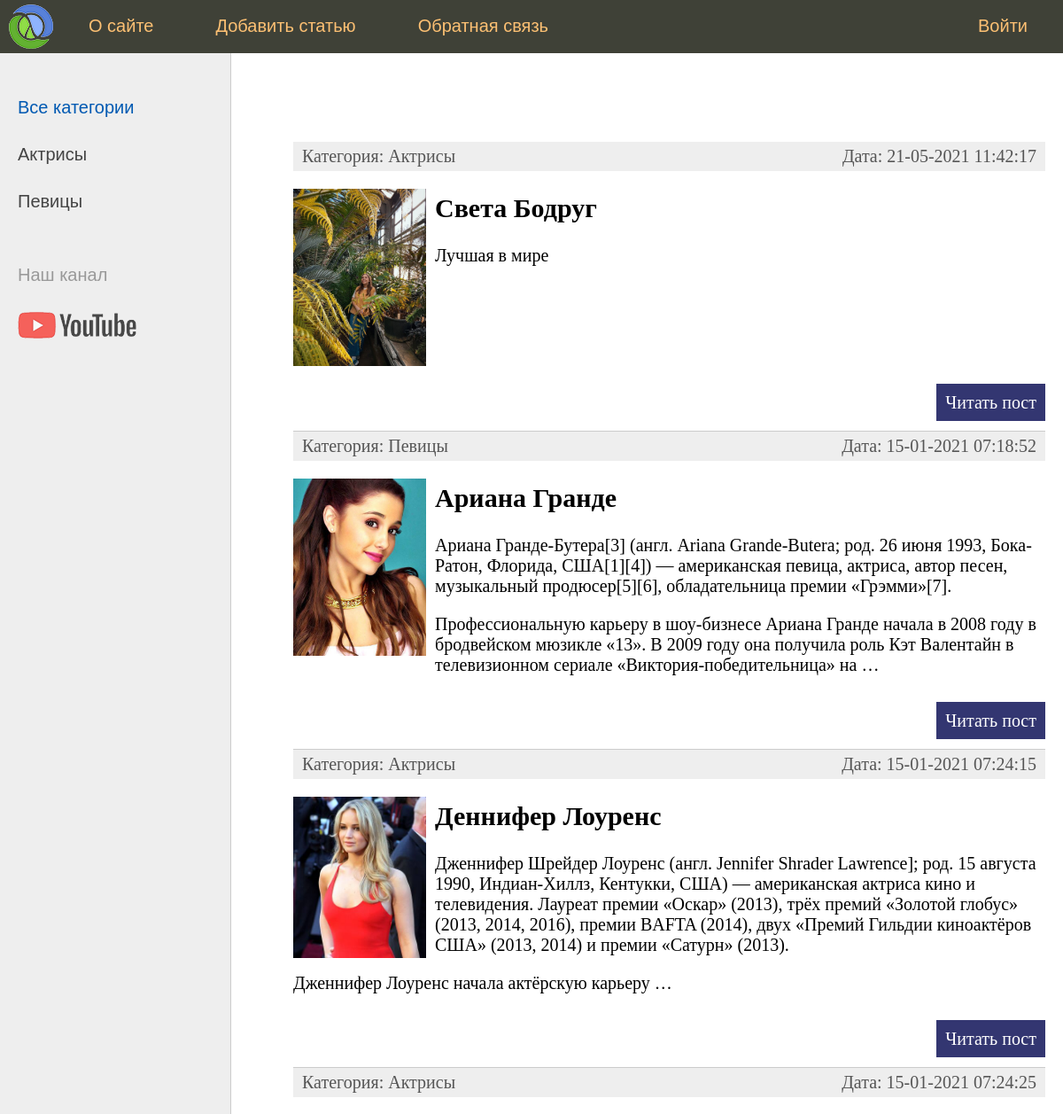
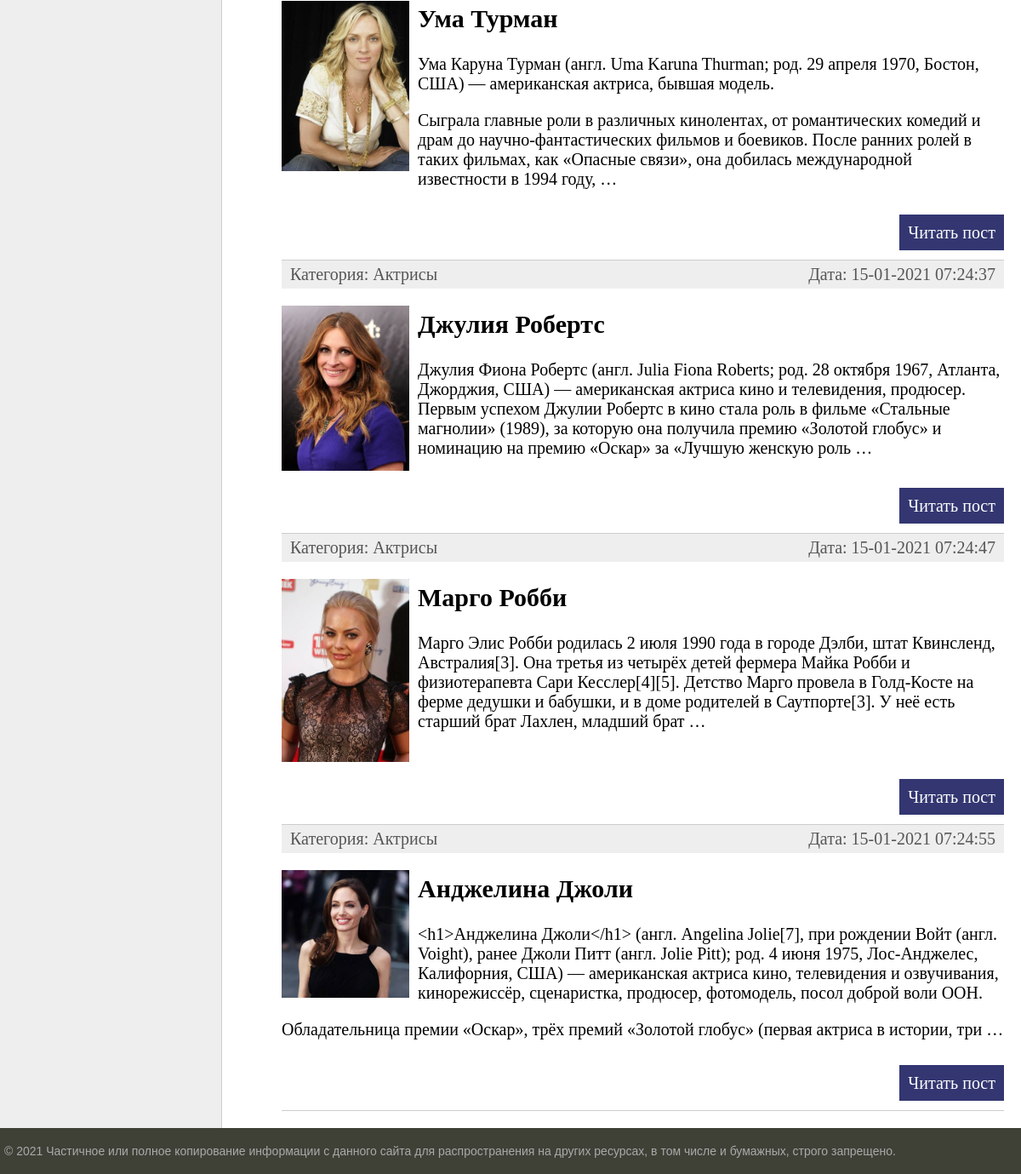
The page / on the database its author committed (2 pictures, top to bottom).
### women/models.py (models this page shows, shortened)
class Category(models.Model):
    name = models.CharField(max_length=100, db_index=True, verbose_name="Категория")
    def __str__(self):
        return self.name
    def get_absolute_url(self):
        return reverse('category', kwargs={'cat_id': self.pk})
    class Meta:
        verbose_name = 'Категория'
        verbose_name_plural = 'Категории'
        ordering = ['id']

class Women(models.Model):
    title = models.CharField(max_length=255, verbose_name="Заголовок")
    content = models.TextField(blank=True, verbose_name="Текст статьи")
    photo = models.ImageField(upload_to="photos/%Y/%m/%d/", verbose_name="Фото")
    time_create = models.DateTimeField(auto_now_add=True, verbose_name="Время создания")
    time_update = models.DateTimeField(auto_now=True, verbose_name="Время изменения")
    is_published = models.BooleanField(default=True, verbose_name="Публикация")
    cat = models.ForeignKey('Category', on_delete=models.PROTECT, null=True, verbose_name="Категории")
    def get_absolute_url(self):
        return reverse('post', kwargs={'post_id': self.pk})
    class Meta:
        verbose_name = 'Известные женщины'
        verbose_name_plural = 'Известные женщины'
        ordering = ['-time_create', 'title']

### women/views.py (the view)
# urls.py: path('', index, name='home'),
def index(request):
    posts = Women.objects.all()
    context = {
        'posts': posts,
        'menu': menu,
        'title': 'Главная страница',
        'cat_selected': 0,
    }
    return render(request, 'women/index.html', context=context)

### women/templatetags/women_tags.py (called while the page is built)
@register.inclusion_tag('women/list_categories.html')
def show_categories(sort=None, cat_selected=0):
    if not sort:
        cats = Category.objects.all()
    else:
        cats = Category.objects.order_by(sort)
    return {'cats': cats, 'cat_selected': cat_selected}

### women/templates/women/index.html (shortened to what this page needs)
{% extends 'women/base.html' %}
{% block content %}
<ul class="list-articles">
	{% for p in posts %}
			<li><div class="article-panel">
	<p class="first">Категория: {{p.cat}}</p>
	<p class="last">Дата: {{p.time_update|date:"d-m-Y H:i:s"}}</p>
</div>
{% if p.photo %}
	<p><img class="img-article-left thumb" src="{{p.photo.url}}"></p>
{% endif %}
				<h2>{{p.title}}</h2>
	{% autoescape on %}
	{{p.content|linebreaks|truncatewords:50}}
	{% endautoescape %}
			<p class="link-read-post"><a href="{{ p.get_absolute_url }}">Читать пост</a></p>
			</li>
	{% endfor %}
</ul>
{% endblock %}

### women/templates/women/base.html (shortened to what this page needs)
{% load static %}
{% load women_tags %}
<!DOCTYPE html>
<html>
<head>
	<link type="text/css" href="{% static 'women/css/styles.css' %}" rel="stylesheet" />
</head>
<body>
<table class="table-page" border=0 cellpadding="0" cellspacing="0">
<tr><td valign=top>
{% block mainmenu %}
		<div class="header">
			<ul id="mainmenu" class="mainmenu">
			<li class="logo"><a href="{% url 'home' %}"><div class="logo"></div></a></li>
{% for m in menu %}
	{% if not forloop.last %}
			<li><a href="{% url m.url_name %}">{{m.title}}</a></li>
	{% else %}
			<li class="last"><a href="{% url m.url_name %}">{{m.title}}</a></li>
	{% endif %}
{% endfor %}
			</ul>
		</div>
{% endblock mainmenu %}
<table class="table-content" border=0 cellpadding="0" cellspacing="0">
<tr>
	<td valign="top" class="left-chapters">
	<ul id="leftchapters">
{% if cat_selected == 0 %}
		<li class="selected">Все категории</li>
{% else %}
		<li><a href="{% url 'home' %}">Все категории</a></li>
{% endif %}
{% show_categories  cat_selected=cat_selected %}
		<li class="share">
		<p>Наш канал</p>
		<a class="share-yt" href="https://www.youtube.com/channel/UClJzWfGWuGJL2t-3dYKcHTA/playlists" target="_blank" rel="nofollow"></a>
		</li>
	</ul>
</td>
<td valign="top" class="content">
	<div class="content-text">
{% block content %}
{% endblock %}
	</div>
</td></tr></table>
</td></tr>
<tr><td valign=top>
	<div id="footer">
		<p>&copy; 2021 Частичное или полное копирование информации с данного сайта для распространения на других ресурсах, в том числе и бумажных, строго запрещено.</p>
	</div>
</td></tr></table>
</body>
</html>

### women/templates/women/list_categories.html
{% for c in cats %}
	{% if c.pk == cat_selected %}
		<li class="selected">{{c.name}}</li>
	{% else %}
		<li><a href="{{ c.get_absolute_url }}">{{c.name}}</a></li>
	{% endif %}
{% endfor %}

### women/static/women/css/styles.css (style rules this page uses)
html, body { font-family: 'Arial'; margin: 0; padding: 0; height: 100%; width: 100%; color: #444; }
a { color: #0059b2; text-decoration: none; }
img { max-width: 600px; height: auto; }
img.img-article-left { max-width: 300px; height: auto; float: left; padding: 0 10px 10px 0; }
img.img-article-left.thumb { max-width: 150px; height: auto; }
p.link-read-post { text-align: right; }
p.link-read-post a { padding: 10px; min-width: 100px; background: #333671; color: #fff; text-decoration: none; }
div.article-panel { background: #eee; padding: 5px 10px 5px 10px; box-sizing border-box; overflow: hidden; color: #555; }
div.article-panel p.first { margin: 0; float: left; }
div.article-panel p.last { margin: 0; float: right; }
ul.list-articles { list-style: none; margin: 0; padding: 0; }
ul.list-articles li { border-bottom: 1px solid #ccc; }
.table-page { width: 100%; height: 100%; vertical-align: top; }
.table-page tr { height: 100%; }
.header { background: #3F4137; height: 60px; }
.logo { background: url('../images/logo.png') no-repeat 10px 5px; width: 70px; height: 60px; }
ul.mainmenu { list-style: none; margin: 0; padding: 0; height: 60px; color: #fdc073; font-size: 20px; overflow: hidden; }
ul.mainmenu li { float: left; margin: 18px 40px 0 30px; }
ul.mainmenu li.logo { margin: 0; }
ul.mainmenu li.last { float: right; }
ul.mainmenu li a { color: #fdc073; text-decoration: none; }
.table-content { width: 100%; min-height: 100%; height: 100%; }
.left-chapters { margin: 0; background: #eee; border-right: 1px solid #ccc; min-height: 100%; }
.left-chapters ul { width: 230px; min-height: 100%; margin: 0; padding: 20px 10px 10px 20px; list-style: none; font-size: 20px; }
.left-chapters ul li { margin: 30px 0 0 0; color: #999; }
.left-chapters ul li.selected { color: #0059b2; }
.left-chapters ul li a { color: #444; text-decoration: none; }
.left-chapters ul li.share { margin: 60px 0 0 0; }
.left-chapters ul li.share p { margin: 30px 0 30px 0; }
.left-chapters ul li.share a { display: inline-block; width: 40px; height: 40px; margin: 0 20px 0 0; }
.left-chapters ul li.share a.share-yt { width: 100%; height: 30px; background: url('../images/share_yt.png') no-repeat 0 0 }
.content { padding: 40px 20px 20px 40px; width: 100%; box-sizing: border-box; }
.content-text { margin: 60px 0 0 30px; color: #000; font-size: 20px; font-family: Yandex Sans Display Light; }
#footer { box-sizing: border-box; background: #3F4137; padding: 5px; color: #aaa; font-size: 14px; font-family: Verdana, Geneva, Arial, Helvetica; text-align: left; overflow: hidden; }

### rows shown on the page
Category: name "Актрисы"
Category: name "Певицы"
Women: cat "Актрисы", time_update "21-05-2021 11:42:17", photo (picture), title "Света Бодруг", content "Лучшая в мире"
Women: cat "Певицы", time_update "15-01-2021 07:18:52", photo (picture), title "Ариана Гранде", content "Ариана Гранде-Бутера[3] (англ. Ariana Grande-Butera; род. 26 июня 1993, Бока-Ратон, Флорида, США[1][4]) — американская певица, актриса, автор песен, музыкальный продюсер[5][6], обладательница премии «Грэмми»[7]. Профессиональную карьеру в шоу-бизнесе Ариана Гранде начала в 2008 году в бродвейском мюзикле «13». В 2009 году она получила роль Кэт Валентайн в телевизионном сериале «Виктория-победительница» на …"
Women: cat "Актрисы", time_update "15-01-2021 07:24:15", photo (picture), title "Деннифер Лоуренс", content "Дженнифер Шрейдер Лоуренс (англ. Jennifer Shrader Lawrence]; род. 15 августа 1990, Индиан-Хиллз, Кентукки, США) — американская актриса кино и телевидения. Лауреат премии «Оскар» (2013), трёх премий «Золотой глобус» (2013, 2014, 2016), премии BAFTA (2014), двух «Премий Гильдии киноактёров США» (2013, 2014) и премии «Сатурн» (2013). Дженнифер Лоуренс начала актёрскую карьеру …"
Women: cat "Актрисы", time_update "15-01-2021 07:24:25", photo (picture), title "Ума Турман", content "Ума Каруна Турман (англ. Uma Karuna Thurman; род. 29 апреля 1970, Бостон, США) — американская актриса, бывшая модель. Сыграла главные роли в различных кинолентах, от романтических комедий и драм до научно-фантастических фильмов и боевиков. После ранних ролей в таких фильмах, как «Опасные связи», она добилась международной известности в 1994 году, …"
Women: cat "Актрисы", time_update "15-01-2021 07:24:37", photo (picture), title "Джулия Робертс", content "Джулия Фиона Робертс (англ. Julia Fiona Roberts; род. 28 октября 1967, Атланта, Джорджия, США) — американская актриса кино и телевидения, продюсер. Первым успехом Джулии Робертс в кино стала роль в фильме «Стальные магнолии» (1989), за которую она получила премию «Золотой глобус» и номинацию на премию «Оскар» за «Лучшую женскую роль …"
Women: cat "Актрисы", time_update "15-01-2021 07:24:47", photo (picture), title "Марго Робби", content "Марго Элис Робби родилась 2 июля 1990 года в городе Дэлби, штат Квинсленд, Австралия[3]. Она третья из четырёх детей фермера Майка Робби и физиотерапевта Сари Кесслер[4][5]. Детство Марго провела в Голд-Косте на ферме дедушки и бабушки, и в доме родителей в Саутпорте[3]. У неё есть старший брат Лахлен, младший брат …"
Women: cat "Актрисы", time_update "15-01-2021 07:24:55", photo (picture), title "Анджелина Джоли", content "<h1>Анджелина Джоли</h1> (англ. Angelina Jolie[7], при рождении Войт (англ. Voight), ранее Джоли Питт (англ. Jolie Pitt); род. 4 июня 1975, Лос-Анджелес, Калифорния, США) — американская актриса кино, телевидения и озвучивания, кинорежиссёр, сценаристка, продюсер, фотомодель, посол доброй воли ООН. Обладательница премии «Оскар», трёх премий «Золотой глобус» (первая актриса в истории, три …"

### other values the page prints
{{ m.title }} "О сайте" "Добавить статью" "Обратная связь"
{{ m.title }} "Войти"
